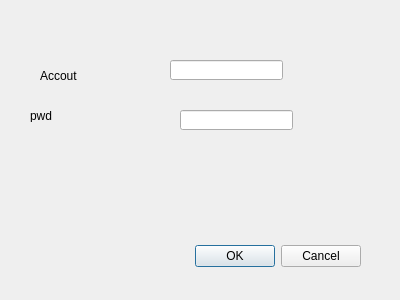
<?xml version="1.0" encoding="UTF-8"?>
<ui version="4.0">
 <class>Dialog</class>
 <widget class="QDialog" name="Dialog">
  <property name="geometry">
   <rect>
    <x>0</x>
    <y>0</y>
    <width>400</width>
    <height>300</height>
   </rect>
  </property>
  <property name="windowTitle">
   <string>Dialog</string>
  </property>
  <widget class="QDialogButtonBox" name="buttonBox">
   <property name="geometry">
    <rect>
     <x>20</x>
     <y>240</y>
     <width>341</width>
     <height>32</height>
    </rect>
   </property>
   <property name="orientation">
    <enum>Qt::Horizontal</enum>
   </property>
   <property name="standardButtons">
    <set>QDialogButtonBox::Cancel|QDialogButtonBox::Ok</set>
   </property>
  </widget>
  <widget class="QLineEdit" name="lineEditAcc">
   <property name="geometry">
    <rect>
     <x>170</x>
     <y>60</y>
     <width>113</width>
     <height>20</height>
    </rect>
   </property>
  </widget>
  <widget class="QLineEdit" name="lineEditPwd">
   <property name="geometry">
    <rect>
     <x>180</x>
     <y>110</y>
     <width>113</width>
     <height>20</height>
    </rect>
   </property>
  </widget>
  <widget class="QLabel" name="acc">
   <property name="geometry">
    <rect>
     <x>40</x>
     <y>60</y>
     <width>71</width>
     <height>31</height>
    </rect>
   </property>
   <property name="text">
    <string>Accout</string>
   </property>
  </widget>
  <widget class="QLabel" name="label">
   <property name="geometry">
    <rect>
     <x>30</x>
     <y>110</y>
     <width>54</width>
     <height>12</height>
    </rect>
   </property>
   <property name="text">
    <string>pwd</string>
   </property>
  </widget>
 </widget>
 <resources/>
 <connections>
  <connection>
   <sender>buttonBox</sender>
   <signal>accepted()</signal>
   <receiver>Dialog</receiver>
   <slot>accept()</slot>
   <hints>
    <hint type="sourcelabel">
     <x>248</x>
     <y>254</y>
    </hint>
    <hint type="destinationlabel">
     <x>157</x>
     <y>274</y>
    </hint>
   </hints>
  </connection>
  <connection>
   <sender>buttonBox</sender>
   <signal>rejected()</signal>
   <receiver>Dialog</receiver>
   <slot>reject()</slot>
   <hints>
    <hint type="sourcelabel">
     <x>316</x>
     <y>260</y>
    </hint>
    <hint type="destinationlabel">
     <x>286</x>
     <y>274</y>
    </hint>
   </hints>
  </connection>
 </connections>
</ui>
